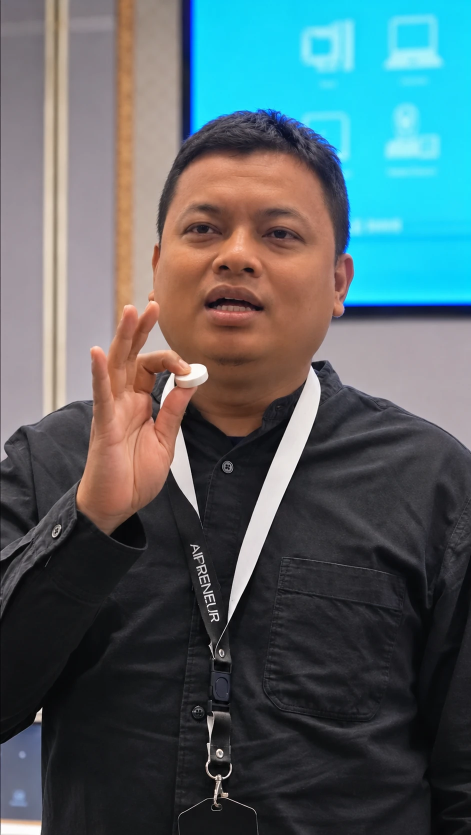
#> input picture projects/testi_ahsan/source/foto.webp, 942 x 1670 px, found by its file name (shown at 1/2 size)
$ python matte.py
#> lines starting #> are read from the running program, lines starting #| are printed output that depends on the picture
"""Person matte for the Ahsan photo with u2net_human_seg (no client cut-out this time) -> source/matte.png (photo size)."""
import cv2, numpy as np, onnxruntime as ort, sys
M = "/root/.cache/hyperframes/background-removal/models/u2net_human_seg.onnx"
im = cv2.imread("source/foto.webp"); H, W = im.shape[:2]
#> further down, im is the input picture: shape (1670, 942, 3); mean B, G, R 103.3, 99.6, 83.9
#> after `H, W = im.shape[:2]`: H = 1670; W = 942
x = cv2.resize(cv2.cvtColor(im, cv2.COLOR_BGR2RGB), (320, 320), interpolation=cv2.INTER_AREA).astype(np.float32) / 255
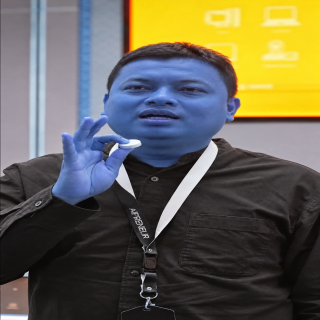
#> x: shape (320, 320, 3) float32; mean B, G, R 0.329, 0.391, 0.405
x = (x - [0.485, 0.456, 0.406]) / [0.229, 0.224, 0.225]
#> (the run stopped early here; a loop or call above may not have finished)
